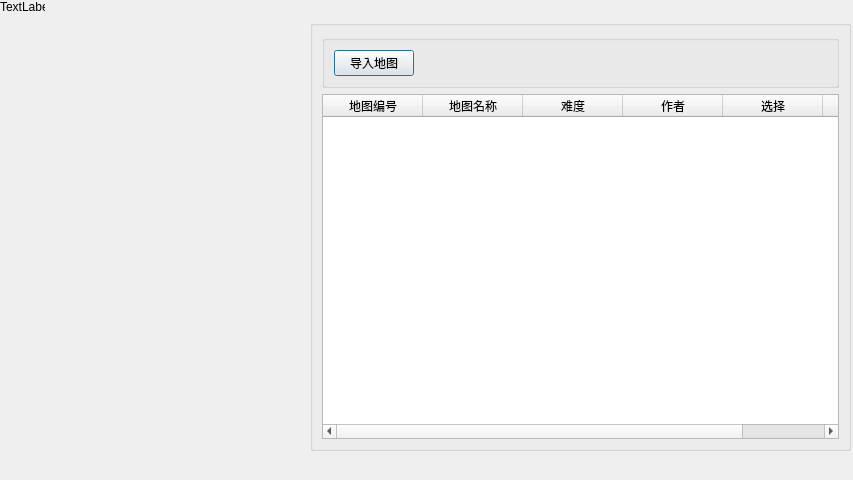
<?xml version="1.0" encoding="UTF-8"?>
<ui version="4.0">
 <class>modeChoose</class>
 <widget class="QDialog" name="modeChoose">
  <property name="geometry">
   <rect>
    <x>0</x>
    <y>0</y>
    <width>853</width>
    <height>480</height>
   </rect>
  </property>
  <property name="windowTitle">
   <string>Dialog</string>
  </property>
  <widget class="QGroupBox" name="groupBox_2">
   <property name="geometry">
    <rect>
     <x>310</x>
     <y>20</y>
     <width>541</width>
     <height>431</height>
    </rect>
   </property>
   <property name="title">
    <string/>
   </property>
   <layout class="QVBoxLayout" name="verticalLayout">
    <item>
     <widget class="QGroupBox" name="groupBox">
      <property name="title">
       <string/>
      </property>
      <layout class="QHBoxLayout" name="horizontalLayout">
       <item>
        <widget class="QPushButton" name="pushButton">
         <property name="text">
          <string>导入地图</string>
         </property>
         <property name="iconSize">
          <size>
           <width>13</width>
           <height>13</height>
          </size>
         </property>
        </widget>
       </item>
       <item>
        <spacer name="horizontalSpacer">
         <property name="orientation">
          <enum>Qt::Horizontal</enum>
         </property>
         <property name="sizeHint" stdset="0">
          <size>
           <width>40</width>
           <height>20</height>
          </size>
         </property>
        </spacer>
       </item>
       <item>
        <spacer name="horizontalSpacer_3">
         <property name="orientation">
          <enum>Qt::Horizontal</enum>
         </property>
         <property name="sizeHint" stdset="0">
          <size>
           <width>40</width>
           <height>20</height>
          </size>
         </property>
        </spacer>
       </item>
      </layout>
     </widget>
    </item>
    <item>
     <widget class="QTableWidget" name="tableWidget">
      <column>
       <property name="text">
        <string>地图编号</string>
       </property>
      </column>
      <column>
       <property name="text">
        <string>地图名称</string>
       </property>
      </column>
      <column>
       <property name="text">
        <string>难度</string>
       </property>
      </column>
      <column>
       <property name="text">
        <string>作者</string>
       </property>
      </column>
      <column>
       <property name="text">
        <string>选择</string>
       </property>
      </column>
      <column>
       <property name="text">
        <string>地图</string>
       </property>
      </column>
     </widget>
    </item>
   </layout>
  </widget>
  <widget class="QLabel" name="back">
   <property name="geometry">
    <rect>
     <x>0</x>
     <y>0</y>
     <width>45</width>
     <height>13</height>
    </rect>
   </property>
   <property name="text">
    <string>TextLabel</string>
   </property>
  </widget>
  <zorder>back</zorder>
  <zorder>groupBox_2</zorder>
 </widget>
 <resources/>
 <connections/>
</ui>
